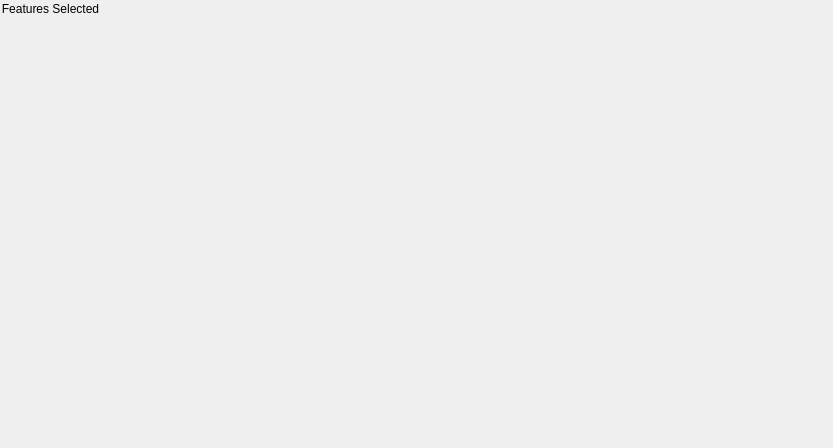
<?xml version="1.0" encoding="UTF-8"?>
<ui version="4.0">
 <class>Form</class>
 <widget class="QWidget" name="Form">
  <property name="geometry">
   <rect>
    <x>0</x>
    <y>0</y>
    <width>833</width>
    <height>448</height>
   </rect>
  </property>
  <property name="windowTitle">
   <string>Form</string>
  </property>
  <layout class="QVBoxLayout" name="verticalLayout_2">
   <property name="leftMargin">
    <number>0</number>
   </property>
   <property name="topMargin">
    <number>0</number>
   </property>
   <property name="rightMargin">
    <number>0</number>
   </property>
   <property name="bottomMargin">
    <number>0</number>
   </property>
   <item>
    <widget class="QGroupBox" name="lfbSelectionGroup">
     <property name="styleSheet">
      <string notr="true">QGroupBox#lfbSelectionGroup{
	background-color: transparent;
	border: none;
	padding-top:20px;
}</string>
     </property>
     <property name="title">
      <string>Features Selected</string>
     </property>
     <layout class="QVBoxLayout" name="verticalLayout">
      <property name="leftMargin">
       <number>0</number>
      </property>
      <property name="topMargin">
       <number>0</number>
      </property>
      <property name="rightMargin">
       <number>0</number>
      </property>
      <property name="bottomMargin">
       <number>0</number>
      </property>
      <item>
       <layout class="QVBoxLayout" name="lfbSelectedTargets"/>
      </item>
     </layout>
    </widget>
   </item>
  </layout>
 </widget>
 <resources/>
 <connections/>
</ui>
